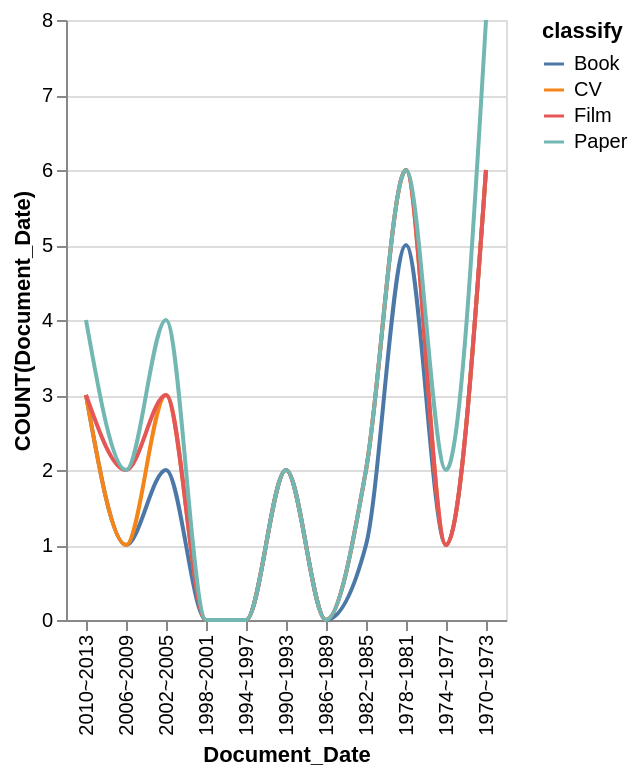

This figure's Vega-Lite source:
### Vega-Lite specification from a JSON file in a GitHub repository (floating-point values rounded to 4 significant figures)
{"data": {"values": [{"x_data": "2010~2013", "y_data": 3, "classify": "Book"}, {"x_data": "2006~2009", "y_data": 1, "classify": "Book"}, {"x_data": "2002~2005", "y_data": 2, "classify": "Book"}, {"x_data": "1998~2001", "y_data": 0, "classify": "Book"}, {"x_data": "1994~1997", "y_data": 0, "classify": "Book"}, {"x_data": "1990~1993", "y_data": 2, "classify": "Book"}, {"x_data": "1986~1989", "y_data": 0, "classify": "Book"}, {"x_data": "1982~1985", "y_data": 1, "classify": "Book"}, {"x_data": "1978~1981", "y_data": 5, "classify": "Book"}, {"x_data": "1974~1977", "y_data": 1, "classify": "Book"}, {"x_data": "1970~1973", "y_data": 6, "classify": "Book"}, {"x_data": "2010~2013", "y_data": 3, "classify": "CV"}, {"x_data": "2006~2009", "y_data": 1, "classify": "CV"}, {"x_data": "2002~2005", "y_data": 3, "classify": "CV"}, {"x_data": "1998~2001", "y_data": 0, "classify": "CV"}, {"x_data": "1994~1997", "y_data": 0, "classify": "CV"}, {"x_data": "1990~1993", "y_data": 2, "classify": "CV"}, {"x_data": "1986~1989", "y_data": 0, "classify": "CV"}, {"x_data": "1982~1985", "y_data": 2, "classify": "CV"}, {"x_data": "1978~1981", "y_data": 6, "classify": "CV"}, {"x_data": "1974~1977", "y_data": 1, "classify": "CV"}, {"x_data": "1970~1973", "y_data": 6, "classify": "CV"}, {"x_data": "2010~2013", "y_data": 3, "classify": "Film"}, {"x_data": "2006~2009", "y_data": 2, "classify": "Film"}, {"x_data": "2002~2005", "y_data": 3, "classify": "Film"}, {"x_data": "1998~2001", "y_data": 0, "classify": "Film"}, {"x_data": "1994~1997", "y_data": 0, "classify": "Film"}, {"x_data": "1990~1993", "y_data": 2, "classify": "Film"}, {"x_data": "1986~1989", "y_data": 0, "classify": "Film"}, {"x_data": "1982~1985", "y_data": 2, "classify": "Film"}, {"x_data": "1978~1981", "y_data": 6, "classify": "Film"}, {"x_data": "1974~1977", "y_data": 1, "classify": "Film"}, {"x_data": "1970~1973", "y_data": 6, "classify": "Film"}, {"x_data": "2010~2013", "y_data": 4, "classify": "Paper"}, {"x_data": "2006~2009", "y_data": 2, "classify": "Paper"}, {"x_data": "2002~2005", "y_data": 4, "classify": "Paper"}, {"x_data": "1998~2001", "y_data": 0, "classify": "Paper"}, {"x_data": "1994~1997", "y_data": 0, "classify": "Paper"}, {"x_data": "1990~1993", "y_data": 2, "classify": "Paper"}, {"x_data": "1986~1989", "y_data": 0, "classify": "Paper"}, {"x_data": "1982~1985", "y_data": 2, "classify": "Paper"}, {"x_data": "1978~1981", "y_data": 6, "classify": "Paper"}, {"x_data": "1974~1977", "y_data": 2, "classify": "Paper"}, {"x_data": "1970~1973", "y_data": 8, "classify": "Paper"}]}, "mark": {"type": "line", "interpolate": "monotone"}, "encoding": {"x": {"field": "x_data", "type": "nominal", "title": "Document_Date", "sort": "descending"}, "y": {"field": "y_data", "type": "quantitative", "title": "COUNT(Document_Date)"}, "color": {"field": "classify"}}}
